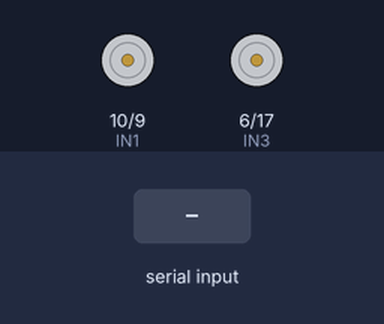
This sketch was run on a simulated Arduino Leonardo, built with avr-gcc and run on an emulated ATmega32U4. Parts: motor-driver pin pairs drawn as motors (green arrow = first pin HIGH = forward, orange = second pin HIGH = backward, longer = more drive, scaled by the enable pin). Inputs (shaded band) come from the test bench. What the sketch prints to the serial monitor is not drawn.

Above: at 1.4 s.
1.5 s: "a" received over Serial
At 1.61 s:
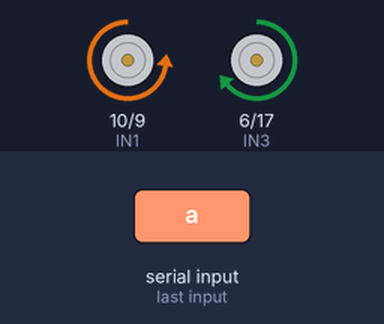
3.2 s: "d" received over Serial
At 3.3 s:
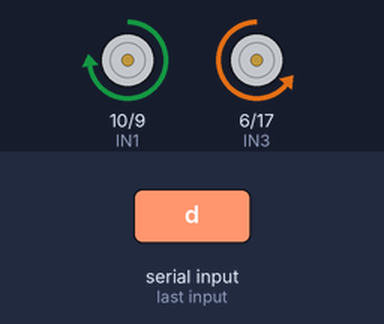
4.9 s: "w" received over Serial
At 5.0 s:
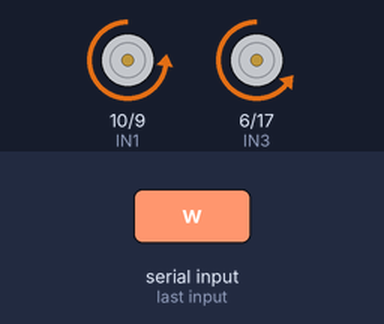
6.6 s: "s" received over Serial
At 6.7 s:
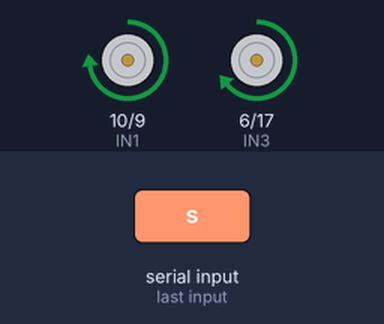
Timing chart, 0 to 9.3 s (numbered marks = the images above; inputs shaded):
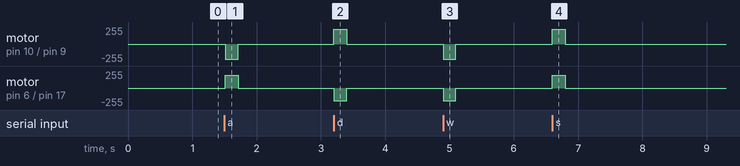

The sketch:

H_bridge.ino
```cpp
#include "L298N.h"


L298N hBridge = L298N();
void setup()
{
  Serial.begin(57600);
  Serial.println("Two motors");


  while (!Serial) {
    ; // wait for serial port to connect. Needed for Leonardo only
  }

  pinMode(2, INPUT);   // digital sensor is on digital pin 2
  establishContact();
}


void establishContact() {
  while (Serial.available() <= 0) {
    Serial.print('A');   // send a capital A
    delay(300);
  }
}

void loop()
{


  if (Serial.available() > 0) {
    // get incoming byte:
    char inByte = Serial.read();
    int time = 200;

    switch(inByte) {
      case  'a': hBridge.left();
                 delay (time);
                 break;
      case  'd': hBridge.right();
                 delay (time);
                 break;
      case  'w': hBridge.forward();
                 delay (time);
                 break;
      case  's': hBridge.backward();
                 delay (time);
                 break;
    }


    hBridge.stopAll();
  }
}
```

L298N.h
```cpp
#pragma once
#include <Arduino.h>

class L298N  {
  public:
    L298N() {

      pinMode(ENA,OUTPUT);//output
      pinMode(ENB,OUTPUT);
      pinMode(IN1,OUTPUT);
      pinMode(IN2,OUTPUT);
      pinMode(IN3,OUTPUT);
      pinMode(IN4,OUTPUT);
      digitalWrite(ENA,LOW);
      digitalWrite(ENB,LOW);//stop driving
      digitalWrite(IN1,LOW);
      digitalWrite(IN2,HIGH);//setting motorA's directon
      digitalWrite(IN3,LOW);
      digitalWrite(IN4,HIGH);//setting motorB's directon
    }

    void forward() {
      runMotors(true, true);
    }
    void backward() {
      runMotors(false, false);
    }
    void left() {
      runMotors(false, true);
    }
    void right() {
      runMotors(true, false);
    }

    void runMotors(boolean leftForward, boolean rightForward) {
      digitalWrite(IN1,rightForward ? LOW : HIGH);
      digitalWrite(IN2,rightForward ? HIGH : LOW);//setting motorA's directon
      digitalWrite(IN3, leftForward ? LOW : HIGH);
      digitalWrite(IN4, leftForward ? HIGH : LOW);//setting motorB's directon

      analogWrite(ENA,225);//start driving motorA
      analogWrite(ENB,192);//start driving motorB
    }

    void stopAll() {
      analogWrite(ENA,0);//stop driving motorA
      analogWrite(ENB,0);//stop driving motorB

      analogWrite (IN1,0);//stop driving motorA
      analogWrite (IN2,0);//stop driving motorB

      analogWrite (IN3,0);//stop driving motorA
      analogWrite (IN4,0);//stop driving motorB
    }
  private:
    int ENA=5;//connected to Arduino's port 5(output pwm)
    int IN1=10;//connected to Arduino's port 2
    int IN2=9;//connected to Arduino's port 3
    int ENB=3;//connected to Arduino's port 6(output pwm)
    int IN3=6;//connected to Arduino's port 4
    int IN4=17;//connected to Arduino's port 7

};
```

Measured:
- after the input at 1.5 s, motor on pin 10 (IN1) / pin 9 (IN2): stopped → backward 225/255 at once, → stopped 0.20 s later; motor on pin 6 (IN3) / pin 17 (IN4): stopped → forward 192/255 at once, → stopped 0.20 s later
- after the input at 3.2 s, motor on pin 10 (IN1) / pin 9 (IN2): stopped → forward 225/255 at once, → stopped 0.20 s later; motor on pin 6 (IN3) / pin 17 (IN4): stopped → backward 192/255 at once, → stopped 0.20 s later
- after the input at 4.9 s, motor on pin 10 (IN1) / pin 9 (IN2): stopped → backward 225/255 at once, → stopped 0.20 s later; motor on pin 6 (IN3) / pin 17 (IN4): stopped → backward 192/255 at once, → stopped 0.20 s later
- after the input at 6.6 s, motor on pin 10 (IN1) / pin 9 (IN2): stopped → forward 225/255 at once, → stopped 0.20 s later; motor on pin 6 (IN3) / pin 17 (IN4): stopped → forward 192/255 at once, → stopped 0.20 s later
